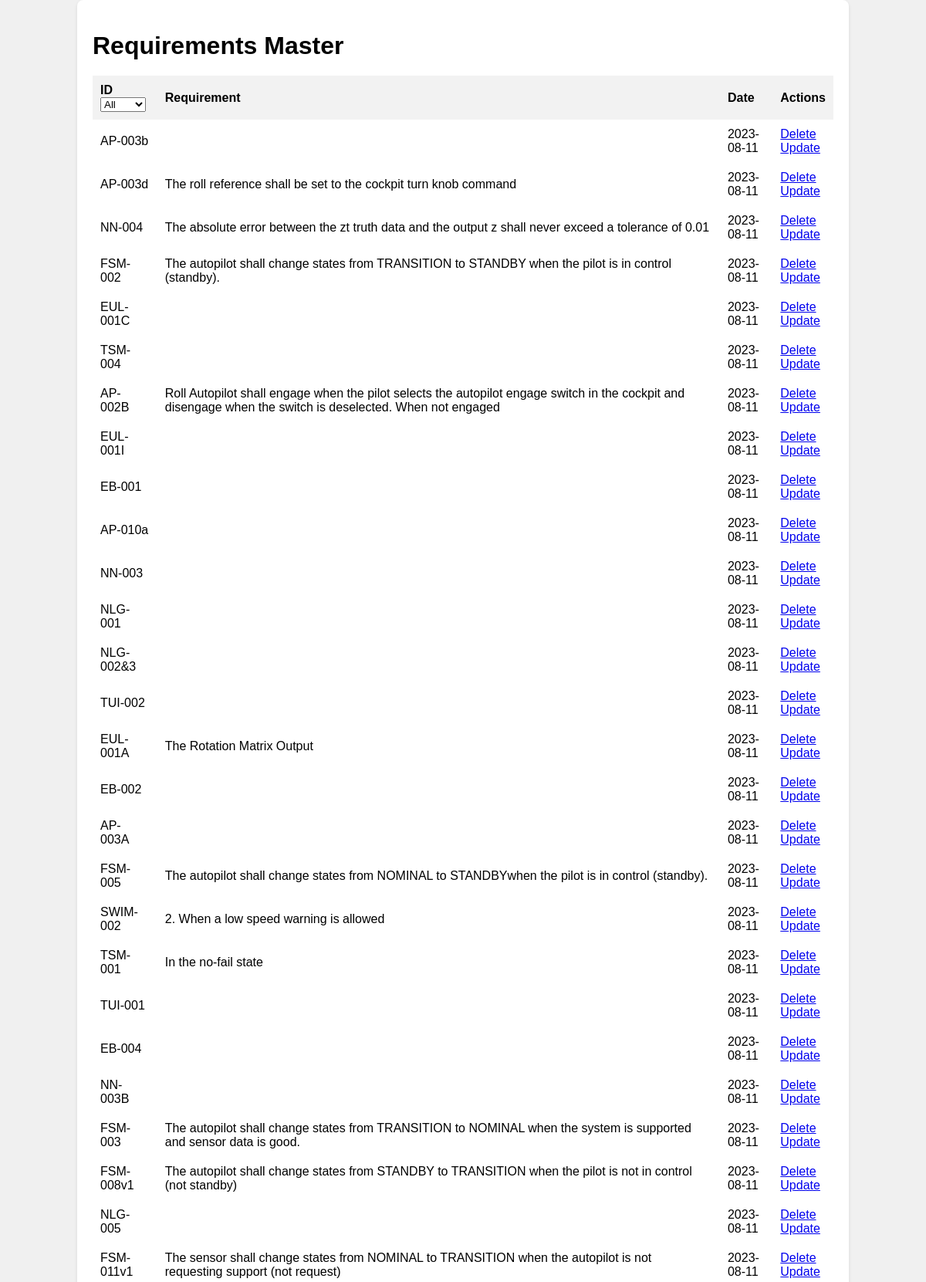
The page / (upper part) on the database its author committed.
### app.py (models this page shows, shortened)
class Todo(db.Model):
    id = db.Column(db.Integer(), primary_key=True)
    content = db.Column(db.String(200), nullable=False)
    date_created = db.Column(db.DateTime, default=datetime.utcnow)

### app.py (the view)
@app.route('/', methods=['POST', 'GET'])
def index():
    if request.method == 'POST':
        task_content = request.form['content']
        new_task = Todo(content=task_content)
        try:
            db.session.add(new_task)
            db.session.commit()
            return redirect('/')
        except:
            return 'There was an issue adding your task'
    else:
        tasks = Todo.query.order_by(Todo.date_created).all()
        project_keys = set()
        for task in tasks:
            reqid = task.content.split(',')[0].split('-')[0]
            project_keys.add(reqid)
        form = FileUploadForm()
        return render_template('index.html', tasks=tasks, form=form, project_keys=project_keys)

### app.py
class FileUploadForm(FlaskForm):
    file = FileField('Upload File', validators=[InputRequired()])
    submit = SubmitField('Upload')

### templates/index.html (shortened to what this page needs)
{% extends 'base.html' %}
{% block body %}
<div class="content">
    <h1>Requirements Master</h1>
    {% if tasks|length < 1 %}
    <h4>There are no tasks. Create one below!</h4>
    {% else %}
    <table>
        <tr>
            <th class="filter-box">
                ID
                <select id="project-filter">
                    <option value="">All</option>
                </select>
            </th>
            <th>Requirement</th>
            <th>Date</th>
            <th>Actions</th>
        </tr>
        {% for task in tasks %}
            <tr class="data-row" data-project="{{ task.content.split(',')[0].split('-')[0] }}">
                <td>{{ task.content.split(',')[0] }}</td>
                <td>{{ task.content.split(',')[1] }}</td>
                <td>{{ task.date_created.date() }}</td>
                <td>
                    <a href="/delete/{{task.id}}">Delete</a>
                    <br>
                    <a href="/update/{{task.id}}">Update</a>
                </td>
            </tr>
        {% endfor %}
    </table>
    {% endif %}
    <br>
    <br>
<br>
<br>
</div>
{% endblock %}

### templates/base.html (shortened to what this page needs)
<!DOCTYPE html>
<html lang="en">
<head>
    <link rel="stylesheet" href="{{ url_for('static', filename='css/main.css') }}">
</head>
<body>
    {% block body %}{% endblock %}
</body>
</html>

### static/css/main.css (style rules this page uses)
html, body { margin: 0; padding: 0; }
body { background-color: #f0f0f0; font-family: Arial, sans-serif; }
.content { margin: 0 auto; width: 80%; padding: 20px; background-color: #fff; border-radius: 8px; box-shadow: 0 2px 4px rgba(0, 0, 0, 0.1); }
table { border-collapse: collapse; width: 100%; margin-top: 20px; }
th, td { padding: 10px; text-align: left; }
th { background-color: #f2f2f2; }
.content > * { margin-bottom: 10px; }

### rows shown on the page
Todo: content "AP-003b", date_created "2023-08-11"
Todo: content "AP-003d", content "The roll reference shall be set to the cockpit turn knob command", date_created "2023-08-11"
Todo: content "NN-004", content "The absolute error between the zt truth data and the output z shall never exceed a tolerance of 0.01", date_created "2023-08-11"
Todo: content "FSM-002", content "The autopilot shall change states from TRANSITION to STANDBY when the pilot is in control (standby).", date_created "2023-08-11"
Todo: content "EUL-001C", date_created "2023-08-11"
Todo: content "TSM-004", date_created "2023-08-11"
Todo: content "AP-002B", content "Roll Autopilot shall engage when the pilot selects the autopilot engage switch in the cockpit and disengage when the switch is deselected. When not engaged", date_created "2023-08-11"
Todo: content "EUL-001I", date_created "2023-08-11"
Todo: content "EB-001", date_created "2023-08-11"
Todo: content "AP-010a", date_created "2023-08-11"
Todo: content "NN-003", date_created "2023-08-11"
Todo: content "NLG-001", date_created "2023-08-11"
Todo: content "NLG-002&3", date_created "2023-08-11"
Todo: content "TUI-002", date_created "2023-08-11"
Todo: content "EUL-001A", content "The Rotation Matrix Output", date_created "2023-08-11"
Todo: content "EB-002", date_created "2023-08-11"
Todo: content "AP-003A", date_created "2023-08-11"
Todo: content "FSM-005", content "The autopilot shall change states from NOMINAL to STANDBYwhen the pilot is in control (standby).", date_created "2023-08-11"
Todo: content "SWIM-002", content "2. When a low speed warning is allowed", date_created "2023-08-11"
Todo: content "TSM-001", content "In the no-fail state", date_created "2023-08-11"
Todo: content "TUI-001", date_created "2023-08-11"
Todo: content "EB-004", date_created "2023-08-11"
Todo: content "NN-003B", date_created "2023-08-11"
Todo: content "FSM-003", content "The autopilot shall change states from TRANSITION to NOMINAL when the system is supported and sensor data is good.", date_created "2023-08-11"
Todo: content "FSM-008v1", content "The autopilot shall change states from STANDBY to TRANSITION when the pilot is not in control (not standby)", date_created "2023-08-11"
Todo: content "NLG-005", date_created "2023-08-11"
Todo: content "FSM-011v1", content "The sensor shall change states from NOMINAL to TRANSITION when the autopilot is not requesting support (not request)", date_created "2023-08-11"
